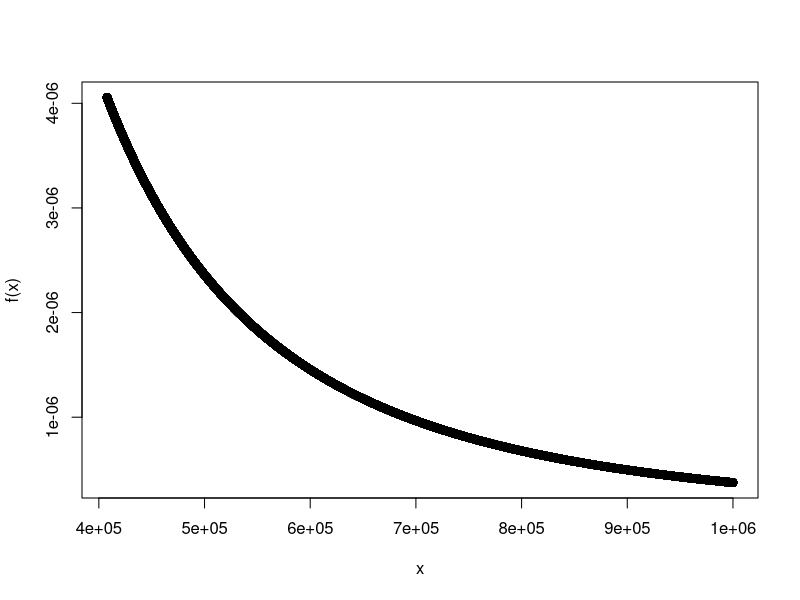

R code for this plot: (Note: this script raises an error after producing the figure.)
## ---- chunk 1
set.seed(1) # Please don't remove this code!
## ---- chunk 2
ahat = 2.654
xmin = 407760
f <- function(x, a = ahat, x_min = xmin){
  return ((a-1)/x_min*(x/x_min)^(-a))
}
x <- 407760:1000000
plot(x, f(x))


## ---- chunk 3
upper.income <- function(u, a = ahat,x_min=xmin ){
  
}


## ---- chunk 4
this.mean <- mean(baseball$OBP)
beta_args <- list(shape1 = 100*this.mean, shape2 = 100 - 100*this.mean)
ggplot(baseball) +
  geom_histogram(aes(x = OBP, y = ..density..)) +
  geom_density(aes(x = OBP), linetype = "dashed") +
  geom_vline(xintercept = mean(baseball$OBP)) + 
  stat_function(aes(x = OBP), fun = dbeta, args = beta_args, color = "red")
## ---- chunk 5
beta.MMest <- function(data) {
  #estimates \hat{\alpha} and \hat{\beta} that best fit the data
  m <- mean(data)
  v <- var(data)
  alpha <- m/v*(m*(1-m)-v)
  beta <- (1-m)/v*(m*(1-m)-v)
  return(c(alpha, beta))
}
OBP.MM   <- beta.MMest(baseball$OBP)
beta_args <- list(shape1 = OBP.MM[1], shape2 = OBP.MM[2])
ggplot(baseball) +
  geom_histogram(aes(x = OBP, y = ..density..)) +
  geom_density(aes(x = OBP), linetype = "dashed") +
  stat_function(aes(x = OBP), fun = dbeta, args = beta_args, color = "red")
## ---- chunk 6
quantile(baseball$OBP, probs = seq(1, 99)/100)
a <- beta_args$shape1
b <- beta_args$shape2
qqplot(baseball$OBP, qbeta((1:99)/100, shape1 = a, shape2 = b),
       ylab = "Theoretical Quantiles")
abline(0, 1, col = "red")
## ---- chunk 7
neg.beta.ll <- function(params, data) {
a <- params[1]
b <- params[2]
return(-sum(dbeta(data, shape1 = a, shape2 = b, log = TRUE)))
}
beta_args
a <- beta_args$shape1
b <- beta_args$shape2
nlm(neg.beta.ll, c(a,b), data = baseball$OBP)$minimum
nlm(neg.beta.ll, c(a,b), data = baseball$OBP)$estimate
